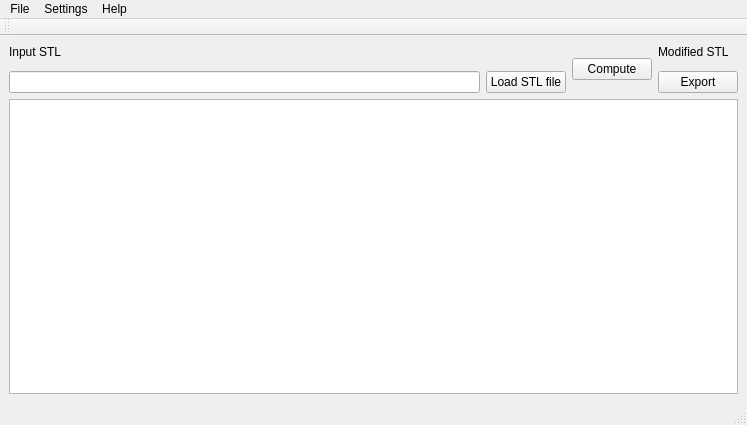
<?xml version="1.0" encoding="UTF-8"?>
<ui version="4.0">
 <class>MainWindow</class>
 <widget class="QMainWindow" name="MainWindow">
  <property name="geometry">
   <rect>
    <x>0</x>
    <y>0</y>
    <width>747</width>
    <height>425</height>
   </rect>
  </property>
  <property name="windowTitle">
   <string>FAME</string>
  </property>
  <widget class="QWidget" name="centralwidget">
   <layout class="QGridLayout" name="gridLayout">
    <item row="0" column="0">
     <layout class="QVBoxLayout" name="verticalLayout" stretch="0,0">
      <item>
       <layout class="QHBoxLayout" name="horizontalLayout">
        <item>
         <layout class="QVBoxLayout" name="verticalLayout_4"/>
        </item>
        <item>
         <layout class="QVBoxLayout" name="verticalLayout_3">
          <item>
           <widget class="QLabel" name="label">
            <property name="text">
             <string>Input STL</string>
            </property>
           </widget>
          </item>
          <item>
           <widget class="matplotWidget" name="inputSTLgraph" native="true"/>
          </item>
          <item>
           <layout class="QHBoxLayout" name="horizontalLayout_3">
            <item>
             <widget class="QLineEdit" name="inlineEdit">
              <property name="readOnly">
               <bool>true</bool>
              </property>
             </widget>
            </item>
            <item>
             <widget class="QPushButton" name="loadButton">
              <property name="text">
               <string>Load STL file</string>
              </property>
             </widget>
            </item>
           </layout>
          </item>
         </layout>
        </item>
        <item>
         <widget class="QPushButton" name="computeButton">
          <property name="text">
           <string>Compute</string>
          </property>
         </widget>
        </item>
        <item>
         <layout class="QVBoxLayout" name="verticalLayout_2">
          <item>
           <widget class="QLabel" name="label_2">
            <property name="text">
             <string>Modified STL</string>
            </property>
           </widget>
          </item>
          <item>
           <widget class="matplotWidget" name="adjustedSTLgraph" native="true"/>
          </item>
          <item>
           <layout class="QHBoxLayout" name="horizontalLayout_2">
            <item>
             <widget class="QPushButton" name="exportButton">
              <property name="text">
               <string>Export</string>
              </property>
             </widget>
            </item>
           </layout>
          </item>
         </layout>
        </item>
       </layout>
      </item>
      <item>
       <widget class="QTextBrowser" name="textBrowser"/>
      </item>
     </layout>
    </item>
   </layout>
  </widget>
  <widget class="QMenuBar" name="menubar">
   <property name="geometry">
    <rect>
     <x>0</x>
     <y>0</y>
     <width>747</width>
     <height>28</height>
    </rect>
   </property>
   <widget class="QMenu" name="menuFile">
    <property name="title">
     <string>File</string>
    </property>
    <addaction name="actionExport_deformed_STL"/>
    <addaction name="actionExit"/>
   </widget>
   <widget class="QMenu" name="menuHelp">
    <property name="title">
     <string>Help</string>
    </property>
    <addaction name="actionAbout"/>
   </widget>
   <widget class="QMenu" name="menuSettings">
    <property name="title">
     <string>Settings</string>
    </property>
    <addaction name="actionSettings"/>
   </widget>
   <addaction name="menuFile"/>
   <addaction name="menuSettings"/>
   <addaction name="menuHelp"/>
  </widget>
  <widget class="QStatusBar" name="statusbar"/>
  <widget class="QToolBar" name="toolBar">
   <property name="windowTitle">
    <string>toolBar</string>
   </property>
   <attribute name="toolBarArea">
    <enum>TopToolBarArea</enum>
   </attribute>
   <attribute name="toolBarBreak">
    <bool>false</bool>
   </attribute>
  </widget>
  <action name="actionExport_deformed_STL">
   <property name="text">
    <string>Export deformed STL</string>
   </property>
  </action>
  <action name="actionExit">
   <property name="text">
    <string>Exit</string>
   </property>
  </action>
  <action name="actionAbout">
   <property name="text">
    <string>About</string>
   </property>
  </action>
  <action name="actionSettings">
   <property name="text">
    <string>Settings</string>
   </property>
  </action>
 </widget>
 <customwidgets>
  <customwidget>
   <class>matplotWidget</class>
   <extends>QWidget</extends>
   <header>matplotwidgetFile</header>
   <container>1</container>
  </customwidget>
 </customwidgets>
 <resources/>
 <connections/>
</ui>
